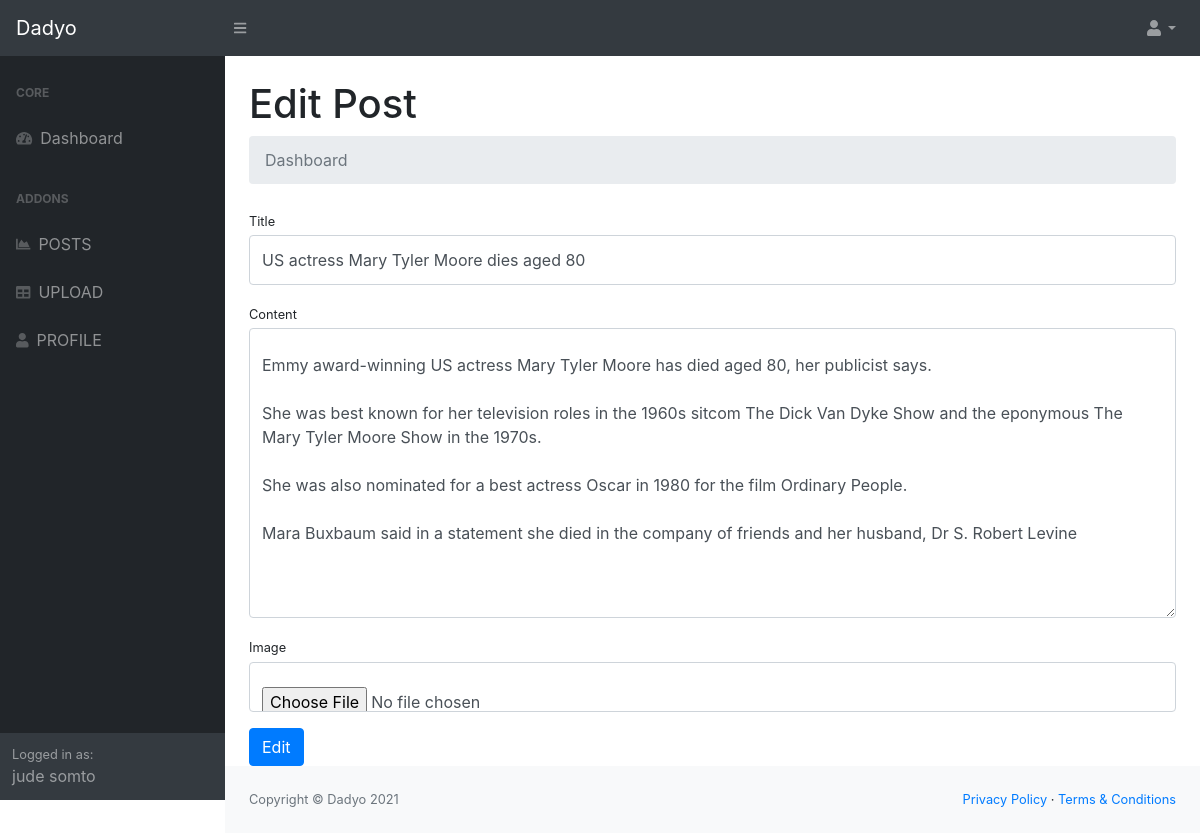
The page /users/edit-post.php?id=4 (signed in) on the database its author committed.
### tables this page shows
CREATE TABLE `article` (
  `id` int(11) NOT NULL,
  `title` varchar(200) NOT NULL,
  `content` text NOT NULL,
  `category_id` int(11) NOT NULL DEFAULT 0,
  `image` varchar(200) NOT NULL,
  `likes` int(11) NOT NULL DEFAULT 0,
  `views` int(11) NOT NULL DEFAULT 0,
  `user_id` int(11) NOT NULL,
  `published_status` int(11) NOT NULL DEFAULT 1,
  `created_at` timestamp NOT NULL DEFAULT current_timestamp(),
  `updated_at` timestamp NOT NULL DEFAULT current_timestamp()
);

### controllers/helpers.php (called while the page is built, shortened)
<?php
function sanitize($data,$case = null){
  $result = trim($data);
  $result = htmlentities($result,ENT_QUOTES);
  return $result;
}

### controllers/functions.php (called while the page is built, shortened)
<?php
function selectSingleData($tableName,$colums = "*",$where = ""){
  global $conn;
  $where = !empty($where) ? " WHERE ".$where : $where;
  $sql = "SELECT $colums FROM $tableName $where";
  $result = $conn->query($sql);
  if($result->num_rows > 0){
    $data = $result->fetch_assoc();
    return $data;
  }else{
    return [];
  }
}

### users/edit-post.php (the view, shortened to what this page needs)
<?php
 require_once "../DB.php";
 require_once "../controllers/functions.php";
 require_once "../controllers/helpers.php";
 $id = sanitize($_GET["id"]);
 $post = (object) selectSingleData("article","*","`id`={$id}");
?>
<!DOCTYPE html>
<html lang="en">
  <head>
    <?php require_once "includes/css.php"; ?>
  </head>
  <body class="sb-nav-fixed">
    <?php require_once "includes/top-bar.php"; ?>
    <div id="layoutSidenav">
      <?php require_once "includes/side-bar.php"; ?>
      <div id="layoutSidenav_content">
        <main>
          <div class="container-fluid">
            <h1 class="mt-4">Edit Post</h1>
            <ol class="breadcrumb mb-4">
              <li class="breadcrumb-item active">Dashboard</li>
            </ol>
            <div class="row">
              <div class="col-md-12">
                <form method="POST" action="<?=$_SERVER["PHP_SELF"]?>?id=<?=$post->id?>" enctype="multipart/form-data">
                  <div class="form-group">
                    <label class="small mb-1" for="inputEmailAddress">Title</label>
                    <input required name="title" class="form-control py-4" id="inputtitleAddress" type="text"
                      placeholder="Enter title address" value="<?=$post->title?>" />
                  </div>
                  <div class="form-group">
                    <label class="small mb-1" for="inputEmailAddress">Content</label>
                    <textarea required name="content" class="form-control py-4" id="" cols="30" rows="10"><?=$post->content?></textarea>
                  </div>
                  <div class="form-group">
                    <label class="small mb-1" for="inputEmailAddress">Image</label>
                    <input accept="image/*"  name="image" class="form-control py-4" id="inputimageAddress" type="file"
                       />
                  </div>
                   <input class="btn btn-primary" type="submit" value="Edit" name="upload-post">
                </form>
              </div>
            </div>
          </div>
        </main>
        <?php require_once "includes/footer.php"; ?>
      </div>
    </div>
  </body>
</html>

### rows shown on the page
article: title "US actress Mary Tyler Moore dies aged 80", content "Emmy award-winning US actress Mary Tyler Moore has died aged 80, her publicist says. She was best known for her television roles in the 1960s sitcom The Dick Van Dyke Show and the eponymous The Mary Tyler Moore Show in the 1970s. She was also nominated for a best actress Oscar in 1980 for the film Ordinary People. Mara Buxbaum said in a statement she died in the company of friends and her husband, Dr S. Robert Levine"

### other values the page prints
APP_NAME "Dadyo"
$_SESSION["customer_firstname"] "jude"
$_SESSION["customer_lastname"] "somto"
